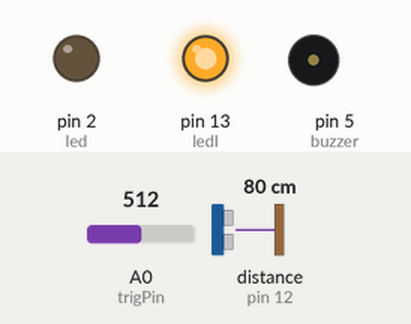
Bench run of a sketch on a simulated Arduino Uno, built with avr-gcc and run on an emulated ATmega328P. Parts: output pins drawn as LEDs (lit = HIGH), buzzer (waves = sounding, pin HIGH). Wiring (inferred from the names in the program): ultrasonic range finder: trigger A0; echo pin 12. The test bench sets the inputs (shaded band); at power-on: A0 (trigPin) = 512, distance to the obstacle (sensor on pin 12) 80 cm. The echo pulse lasts 58.3 µs per cm; pins used as bus, display or sensor lines are not drawn; what the sketch prints to the serial monitor is not drawn.

Above: at 0.1 s.
Timing chart, 0 to 1.6 s (numbered marks = the images above):
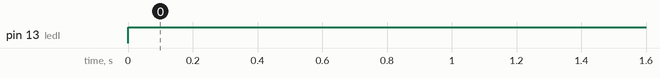

The sketch:

test8266-0.ino
```cpp
const int trigPin = 14;
const int echoPin = 12;
#define SOUND_SPEED 0.034

#define led 2
#define ledI 13
#define buzzer 5


const int ADC_pin = A0;
int sensor_reading = 0;
long duration;
float distanceCm;


void setup() {
  Serial.begin(115200);
  pinMode(led, OUTPUT);
  pinMode(ledI, OUTPUT);
  pinMode(buzzer, OUTPUT);
  pinMode(trigPin, OUTPUT);
  pinMode(echoPin, INPUT);

}

void loop() {
  sensor_reading = analogRead(ADC_pin);
  Serial.println("ADC reading = ");
  Serial.println(sensor_reading);
  digitalWrite(ledI, HIGH);

   digitalWrite(trigPin, LOW);
   delayMicroseconds(2);

   digitalWrite(trigPin, HIGH);
   delayMicroseconds(10);
   digitalWrite(trigPin, LOW);

   duration = pulseIn(echoPin, HIGH);
   distanceCm = duration * SOUND_SPEED/2;
   Serial.print("Distance (cm): ");
   Serial.println(distanceCm);


  if((sensor_reading > 600) && (distanceCm > 80))
  {
    digitalWrite(buzzer, HIGH);
    delay(5000);
  }
  else
  {
    digitalWrite(buzzer,LOW);

  }

 delay(1000);
}
```

Measured:
- by itself, pin 13 (ledI): LOW → HIGH at 0.00 s
